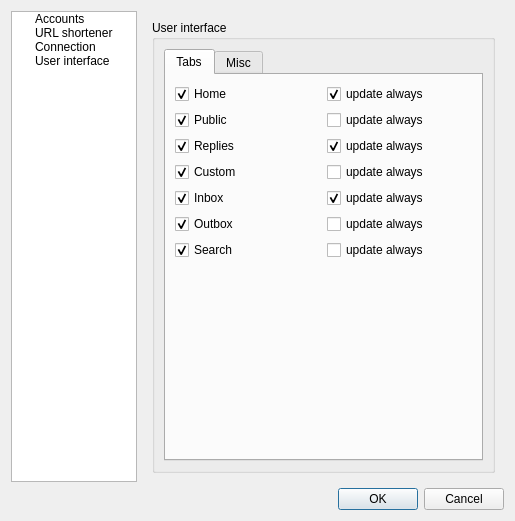
<ui version="4.0" >
 <class>OptionsDialog</class>
 <widget class="QDialog" name="OptionsDialog" >
  <property name="windowModality" >
   <enum>Qt::ApplicationModal</enum>
  </property>
  <property name="geometry" >
   <rect>
    <x>0</x>
    <y>0</y>
    <width>515</width>
    <height>521</height>
   </rect>
  </property>
  <property name="acceptDrops" >
   <bool>true</bool>
  </property>
  <property name="windowTitle" >
   <string>Options</string>
  </property>
  <property name="modal" >
   <bool>true</bool>
  </property>
  <layout class="QGridLayout" name="gridLayout_17" >
   <item row="0" column="0" >
    <layout class="QVBoxLayout" name="verticalLayout_10" >
     <item>
      <layout class="QHBoxLayout" name="horizontalLayout" >
       <item>
        <widget class="QTreeWidget" name="optionsGroupTreeWidget" >
         <property name="maximumSize" >
          <size>
           <width>150</width>
           <height>16777215</height>
          </size>
         </property>
         <property name="horizontalScrollBarPolicy" >
          <enum>Qt::ScrollBarAlwaysOff</enum>
         </property>
         <property name="rootIsDecorated" >
          <bool>true</bool>
         </property>
         <property name="itemsExpandable" >
          <bool>true</bool>
         </property>
         <property name="allColumnsShowFocus" >
          <bool>false</bool>
         </property>
         <property name="headerHidden" >
          <bool>true</bool>
         </property>
         <column>
          <property name="text" >
           <string>1</string>
          </property>
         </column>
         <item>
          <property name="text" >
           <string>Accounts</string>
          </property>
         </item>
         <item>
          <property name="text" >
           <string>URL shortener</string>
          </property>
         </item>
         <item>
          <property name="text" >
           <string>Connection</string>
          </property>
         </item>
         <item>
          <property name="text" >
           <string>User interface</string>
          </property>
         </item>
        </widget>
       </item>
       <item>
        <widget class="QStackedWidget" name="optionsStackedWidget" >
         <property name="frameShape" >
          <enum>QFrame::NoFrame</enum>
         </property>
         <property name="frameShadow" >
          <enum>QFrame::Plain</enum>
         </property>
         <property name="midLineWidth" >
          <number>-4</number>
         </property>
         <property name="currentIndex" >
          <number>1</number>
         </property>
         <widget class="QWidget" name="connectionPage" >
          <layout class="QGridLayout" name="gridLayout_2" >
           <item row="0" column="0" >
            <widget class="QGroupBox" name="groupBox" >
             <property name="title" >
              <string>Connection</string>
             </property>
             <layout class="QGridLayout" name="gridLayout" >
              <property name="verticalSpacing" >
               <number>6</number>
              </property>
              <property name="leftMargin" >
               <number>4</number>
              </property>
              <item row="0" column="0" >
               <layout class="QVBoxLayout" name="verticalLayout" >
                <item>
                 <widget class="QCheckBox" name="useProxyCheckBox" >
                  <property name="text" >
                   <string>use proxy</string>
                  </property>
                 </widget>
                </item>
                <item>
                 <widget class="QLabel" name="label_8" >
                  <property name="text" >
                   <string>Proxy address:</string>
                  </property>
                  <property name="buddy" >
                   <cstring>proxyAddressLineEdit</cstring>
                  </property>
                 </widget>
                </item>
                <item>
                 <widget class="QLineEdit" name="proxyAddressLineEdit" />
                </item>
                <item>
                 <widget class="QLabel" name="label_9" >
                  <property name="text" >
                   <string>Proxy port:</string>
                  </property>
                  <property name="buddy" >
                   <cstring>proxyPortLineEdit</cstring>
                  </property>
                 </widget>
                </item>
                <item>
                 <widget class="QLineEdit" name="proxyPortLineEdit" />
                </item>
                <item>
                 <widget class="QLabel" name="label_6" >
                  <property name="text" >
                   <string>Proxy username:</string>
                  </property>
                  <property name="buddy" >
                   <cstring>proxyUsernameLineEdit</cstring>
                  </property>
                 </widget>
                </item>
                <item>
                 <widget class="QLineEdit" name="proxyUsernameLineEdit" />
                </item>
                <item>
                 <widget class="QLabel" name="label_7" >
                  <property name="text" >
                   <string>Proxy password:</string>
                  </property>
                  <property name="buddy" >
                   <cstring>proxyPasswordLineEdit</cstring>
                  </property>
                 </widget>
                </item>
                <item>
                 <widget class="QLineEdit" name="proxyPasswordLineEdit" >
                  <property name="echoMode" >
                   <enum>QLineEdit::Password</enum>
                  </property>
                 </widget>
                </item>
                <item>
                 <widget class="QCheckBox" name="proxySavePasswordCheckBox" >
                  <property name="text" >
                   <string>save proxy password</string>
                  </property>
                 </widget>
                </item>
                <item>
                 <spacer name="verticalSpacer" >
                  <property name="orientation" >
                   <enum>Qt::Vertical</enum>
                  </property>
                  <property name="sizeHint" stdset="0" >
                   <size>
                    <width>215</width>
                    <height>13</height>
                   </size>
                  </property>
                 </spacer>
                </item>
               </layout>
              </item>
             </layout>
            </widget>
           </item>
          </layout>
         </widget>
         <widget class="QWidget" name="userInterfacePage" >
          <layout class="QGridLayout" name="gridLayout_7" >
           <item row="0" column="0" >
            <widget class="QGroupBox" name="groupBox_2" >
             <property name="title" >
              <string>User interface</string>
             </property>
             <layout class="QGridLayout" name="gridLayout_5" >
              <item row="0" column="0" >
               <widget class="QTabWidget" name="tabWidget" >
                <property name="currentIndex" >
                 <number>0</number>
                </property>
                <widget class="QWidget" name="Tab_2" >
                 <attribute name="title" >
                  <string>Tabs</string>
                 </attribute>
                 <layout class="QGridLayout" name="gridLayout_6" >
                  <item row="0" column="0" >
                   <layout class="QVBoxLayout" name="verticalLayout_5" >
                    <item>
                     <layout class="QHBoxLayout" name="horizontalLayout_4" >
                      <item>
                       <widget class="QCheckBox" name="homeTabCheckBox" >
                        <property name="text" >
                         <string>Home</string>
                        </property>
                        <property name="checked" >
                         <bool>true</bool>
                        </property>
                       </widget>
                      </item>
                      <item>
                       <widget class="QCheckBox" name="homeTabUpdateAlwaysCheckBox" >
                        <property name="text" >
                         <string>update always</string>
                        </property>
                        <property name="checked" >
                         <bool>true</bool>
                        </property>
                       </widget>
                      </item>
                     </layout>
                    </item>
                    <item>
                     <layout class="QHBoxLayout" name="horizontalLayout_5" >
                      <item>
                       <widget class="QCheckBox" name="publicTabCheckBox" >
                        <property name="text" >
                         <string>Public</string>
                        </property>
                        <property name="checked" >
                         <bool>true</bool>
                        </property>
                       </widget>
                      </item>
                      <item>
                       <widget class="QCheckBox" name="publicTabUpdateAlwaysCheckBox" >
                        <property name="text" >
                         <string>update always</string>
                        </property>
                       </widget>
                      </item>
                     </layout>
                    </item>
                    <item>
                     <layout class="QHBoxLayout" name="horizontalLayout_6" >
                      <item>
                       <widget class="QCheckBox" name="repliesTabCheckBox" >
                        <property name="text" >
                         <string>Replies</string>
                        </property>
                        <property name="checked" >
                         <bool>true</bool>
                        </property>
                       </widget>
                      </item>
                      <item>
                       <widget class="QCheckBox" name="repliesTabUpdateAlwaysCheckBox" >
                        <property name="text" >
                         <string>update always</string>
                        </property>
                        <property name="checked" >
                         <bool>true</bool>
                        </property>
                       </widget>
                      </item>
                     </layout>
                    </item>
                    <item>
                     <layout class="QHBoxLayout" name="horizontalLayout_7" >
                      <item>
                       <widget class="QCheckBox" name="customTabCheckBox" >
                        <property name="text" >
                         <string>Custom</string>
                        </property>
                        <property name="checked" >
                         <bool>true</bool>
                        </property>
                       </widget>
                      </item>
                      <item>
                       <widget class="QCheckBox" name="customTabUpdateAlwaysCheckBox" >
                        <property name="text" >
                         <string>update always</string>
                        </property>
                       </widget>
                      </item>
                     </layout>
                    </item>
                    <item>
                     <layout class="QHBoxLayout" name="horizontalLayout_8" >
                      <item>
                       <widget class="QCheckBox" name="inboxTabCheckBox" >
                        <property name="text" >
                         <string>Inbox</string>
                        </property>
                        <property name="checked" >
                         <bool>true</bool>
                        </property>
                       </widget>
                      </item>
                      <item>
                       <widget class="QCheckBox" name="inboxTabUpdateAlwaysCheckBox" >
                        <property name="text" >
                         <string>update always</string>
                        </property>
                        <property name="checked" >
                         <bool>true</bool>
                        </property>
                       </widget>
                      </item>
                     </layout>
                    </item>
                    <item>
                     <layout class="QHBoxLayout" name="horizontalLayout_9" >
                      <item>
                       <widget class="QCheckBox" name="outboxTabCheckBox" >
                        <property name="text" >
                         <string>Outbox</string>
                        </property>
                        <property name="checked" >
                         <bool>true</bool>
                        </property>
                       </widget>
                      </item>
                      <item>
                       <widget class="QCheckBox" name="outboxTabUpdateAlwaysCheckBox" >
                        <property name="text" >
                         <string>update always</string>
                        </property>
                       </widget>
                      </item>
                     </layout>
                    </item>
                    <item>
                     <layout class="QHBoxLayout" name="horizontalLayout_10" >
                      <item>
                       <widget class="QCheckBox" name="searchTabCheckBox" >
                        <property name="text" >
                         <string>Search</string>
                        </property>
                        <property name="checked" >
                         <bool>true</bool>
                        </property>
                       </widget>
                      </item>
                      <item>
                       <widget class="QCheckBox" name="searchTabUpdateAlwaysCheckBox" >
                        <property name="text" >
                         <string>update always</string>
                        </property>
                       </widget>
                      </item>
                     </layout>
                    </item>
                    <item>
                     <spacer name="verticalSpacer_3" >
                      <property name="orientation" >
                       <enum>Qt::Vertical</enum>
                      </property>
                      <property name="sizeHint" stdset="0" >
                       <size>
                        <width>20</width>
                        <height>40</height>
                       </size>
                      </property>
                     </spacer>
                    </item>
                   </layout>
                  </item>
                 </layout>
                </widget>
                <widget class="QWidget" name="tab" >
                 <attribute name="title" >
                  <string>Misc</string>
                 </attribute>
                 <layout class="QGridLayout" name="gridLayout_4" >
                  <item row="0" column="0" >
                   <layout class="QVBoxLayout" name="verticalLayout_4" >
                    <item>
                     <widget class="QCheckBox" name="showGreetingMessageCheckBox" >
                      <property name="text" >
                       <string>Show greeting message:</string>
                      </property>
                      <property name="checked" >
                       <bool>true</bool>
                      </property>
                     </widget>
                    </item>
                    <item>
                     <widget class="QLineEdit" name="greetingMessageLineEdit" />
                    </item>
                    <item>
                     <widget class="QCheckBox" name="showLeftCharactersNumberCheckBox" >
                      <property name="text" >
                       <string>Show left characters number</string>
                      </property>
                     </widget>
                    </item>
                    <item>
                     <widget class="QLabel" name="label_4" >
                      <property name="text" >
                       <string>Number of messages per page:</string>
                      </property>
                     </widget>
                    </item>
                    <item>
                     <widget class="QLineEdit" name="messagesPerPageLineEdit" />
                    </item>
                    <item>
                     <widget class="QLabel" name="label_12" >
                      <property name="text" >
                       <string>Number of messages in popup:</string>
                      </property>
                     </widget>
                    </item>
                    <item>
                     <widget class="QLineEdit" name="messagesInPopupLineEdit" />
                    </item>
                    <item>
                     <widget class="QLabel" name="label_13" >
                      <property name="text" >
                       <string>Retweet tag:</string>
                      </property>
                     </widget>
                    </item>
                    <item>
                     <widget class="QLineEdit" name="retweetTagLineEdit" />
                    </item>
                    <item>
                     <widget class="QCheckBox" name="retweetTagAfterTextCheckBox" >
                      <property name="text" >
                       <string>Display retweet tag after text instead of in front</string>
                      </property>
                     </widget>
                    </item>
                    <item>
                     <widget class="QCheckBox" name="placeUsernameUnderAvatarCheckBox" >
                      <property name="text" >
                       <string>Place username under avatar</string>
                      </property>
                      <property name="checked" >
                       <bool>false</bool>
                      </property>
                     </widget>
                    </item>
                    <item>
                     <widget class="QCheckBox" name="showMessagesInTrayCheckBox" >
                      <property name="text" >
                       <string>Show messages in the tray</string>
                      </property>
                      <property name="checked" >
                       <bool>true</bool>
                      </property>
                     </widget>
                    </item>
                    <item>
                     <widget class="QCheckBox" name="placeControlsVerticallyCheckBox" >
                      <property name="text" >
                       <string>Place controls vertically</string>
                      </property>
                      <property name="checked" >
                       <bool>true</bool>
                      </property>
                     </widget>
                    </item>
                    <item>
                     <widget class="QCheckBox" name="showLastStatusCheckBox" >
                      <property name="text" >
                       <string>Show last status</string>
                      </property>
                      <property name="checked" >
                       <bool>true</bool>
                      </property>
                     </widget>
                    </item>
                    <item>
                     <spacer name="verticalSpacer_2" >
                      <property name="orientation" >
                       <enum>Qt::Vertical</enum>
                      </property>
                      <property name="sizeHint" stdset="0" >
                       <size>
                        <width>17</width>
                        <height>38</height>
                       </size>
                      </property>
                     </spacer>
                    </item>
                   </layout>
                  </item>
                 </layout>
                </widget>
               </widget>
              </item>
             </layout>
            </widget>
           </item>
          </layout>
         </widget>
         <widget class="QWidget" name="accountsPage" >
          <layout class="QGridLayout" name="gridLayout_9" >
           <item row="0" column="0" >
            <widget class="QGroupBox" name="groupBox_3" >
             <property name="title" >
              <string>Accounts</string>
             </property>
             <layout class="QGridLayout" name="gridLayout_3" >
              <item row="0" column="0" >
               <layout class="QVBoxLayout" name="verticalLayout_3" >
                <item>
                 <widget class="QLabel" name="label" >
                  <property name="text" >
                   <string>Service:</string>
                  </property>
                 </widget>
                </item>
                <item>
                 <layout class="QHBoxLayout" name="horizontalLayout_2" >
                  <item>
                   <widget class="QComboBox" name="servicesComboBox" >
                    <item>
                     <property name="text" >
                      <string>Twitter</string>
                     </property>
                    </item>
                    <item>
                     <property name="text" >
                      <string>Identi.ca</string>
                     </property>
                    </item>
                    <item>
                     <property name="text" >
                      <string>custom</string>
                     </property>
                    </item>
                   </widget>
                  </item>
                  <item>
                   <widget class="QPushButton" name="addAccountPushButton" >
                    <property name="sizePolicy" >
                     <sizepolicy vsizetype="Fixed" hsizetype="Fixed" >
                      <horstretch>0</horstretch>
                      <verstretch>0</verstretch>
                     </sizepolicy>
                    </property>
                    <property name="text" >
                     <string>Add</string>
                    </property>
                   </widget>
                  </item>
                 </layout>
                </item>
                <item>
                 <layout class="QHBoxLayout" name="horizontalLayout_3" >
                  <item>
                   <widget class="QListWidget" name="accountsListWidget" />
                  </item>
                  <item>
                   <layout class="QVBoxLayout" name="verticalLayout_2" >
                    <item>
                     <widget class="QPushButton" name="editAccountPushButton" >
                      <property name="text" >
                       <string>Edit...</string>
                      </property>
                     </widget>
                    </item>
                    <item>
                     <widget class="QPushButton" name="deleteAccountPushButton" >
                      <property name="text" >
                       <string>Delete...</string>
                      </property>
                     </widget>
                    </item>
                    <item>
                     <spacer name="verticalSpacer_4" >
                      <property name="orientation" >
                       <enum>Qt::Vertical</enum>
                      </property>
                      <property name="sizeHint" stdset="0" >
                       <size>
                        <width>20</width>
                        <height>40</height>
                       </size>
                      </property>
                     </spacer>
                    </item>
                   </layout>
                  </item>
                 </layout>
                </item>
               </layout>
              </item>
             </layout>
            </widget>
           </item>
          </layout>
         </widget>
         <widget class="QWidget" name="urlShortenerPage" >
          <layout class="QGridLayout" name="gridLayout_11" >
           <item row="0" column="0" >
            <widget class="QGroupBox" name="groupBox_4" >
             <property name="title" >
              <string>Url shortener</string>
             </property>
             <layout class="QGridLayout" name="gridLayout_10" >
              <item row="0" column="0" >
               <layout class="QVBoxLayout" name="verticalLayout_7" >
                <item>
                 <widget class="QLabel" name="label_2" >
                  <property name="text" >
                   <string>Choose service:</string>
                  </property>
                 </widget>
                </item>
                <item>
                 <widget class="QComboBox" name="urlShortenerComboBox" >
                  <item>
                   <property name="text" >
                    <string>tinyurl.com</string>
                   </property>
                  </item>
                  <item>
                   <property name="text" >
                    <string>murl.kz</string>
                   </property>
                  </item>
                  <item>
                   <property name="text" >
                    <string>clck.by</string>
                   </property>
                  </item>
                 </widget>
                </item>
                <item>
                 <spacer name="verticalSpacer_7" >
                  <property name="orientation" >
                   <enum>Qt::Vertical</enum>
                  </property>
                  <property name="sizeHint" stdset="0" >
                   <size>
                    <width>20</width>
                    <height>40</height>
                   </size>
                  </property>
                 </spacer>
                </item>
               </layout>
              </item>
             </layout>
            </widget>
           </item>
          </layout>
         </widget>
        </widget>
       </item>
      </layout>
     </item>
     <item>
      <widget class="QDialogButtonBox" name="buttonBox" >
       <property name="orientation" >
        <enum>Qt::Horizontal</enum>
       </property>
       <property name="standardButtons" >
        <set>QDialogButtonBox::Cancel|QDialogButtonBox::Ok</set>
       </property>
      </widget>
     </item>
    </layout>
   </item>
  </layout>
 </widget>
 <resources/>
 <connections>
  <connection>
   <sender>buttonBox</sender>
   <signal>accepted()</signal>
   <receiver>OptionsDialog</receiver>
   <slot>accept()</slot>
   <hints>
    <hint type="sourcelabel" >
     <x>248</x>
     <y>254</y>
    </hint>
    <hint type="destinationlabel" >
     <x>157</x>
     <y>274</y>
    </hint>
   </hints>
  </connection>
  <connection>
   <sender>buttonBox</sender>
   <signal>rejected()</signal>
   <receiver>OptionsDialog</receiver>
   <slot>reject()</slot>
   <hints>
    <hint type="sourcelabel" >
     <x>316</x>
     <y>260</y>
    </hint>
    <hint type="destinationlabel" >
     <x>286</x>
     <y>274</y>
    </hint>
   </hints>
  </connection>
 </connections>
</ui>
